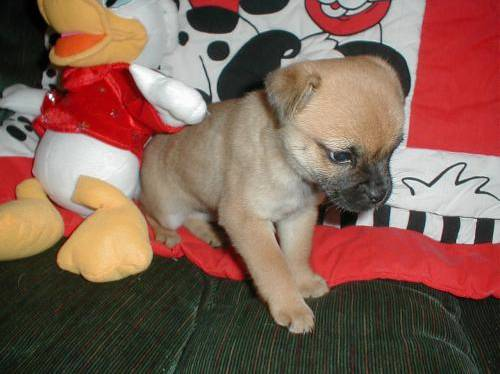
#> input picture build/dogs/dog.4194.jpg, 500 x 374 px; its folder holds only this picture in this run
$ jupyter execute --allow-errors Image_Processing_with_OpenCV.ipynb
#> lines starting #> are read from the running program, lines starting #| are printed output that depends on the picture
[cell 1]
import pandas as pd
import numpy as np
import cv2

from glob import glob
import matplotlib.pylab as plt

[cell 2]
dog_file = glob('../input/cat-and-dog/training_set/training_set/dogs/*.jpg')
cat_file = glob('../input/cat-and-dog/training_set/training_set/cats/*.jpg')

> Read image with the Matplot lib

[cell 3]
img_mplt= plt.imread(dog_file[0])
#> img_mplt is the input picture: shape (374, 500, 3); mean R, G, B 131.7, 96.8, 84
img_mplt

> Type

[cell 4]
type(img_mplt)

> Shape

[cell 5]
img_mplt.shape
#> Out = (374, 500, 3)

> Read image with opencv

#> (a cell that did not finish here is left out)

[cell 7]
fig, ax = plt.subplots(figsize=(10,10))
ax.imshow(img_mplt)
plt.show()

[cell 8]
fig, ax = plt.subplots(figsize=(10,10))
ax.imshow(img_mplt)
ax.axis('off')
plt.show()

[cell 9]
fig, axs=plt.subplots(1,3 ,figsize=(15,5))
axs[0].imshow(img_mplt[:,:,0],cmap='Reds')
axs[1].imshow(img_mplt[:,:,1],cmap='Greens')
axs[2].imshow(img_mplt[:,:,2],cmap='Blues')
axs[0].axis('off')
axs[1].axis('off')
axs[2].axis('off')
plt.show()
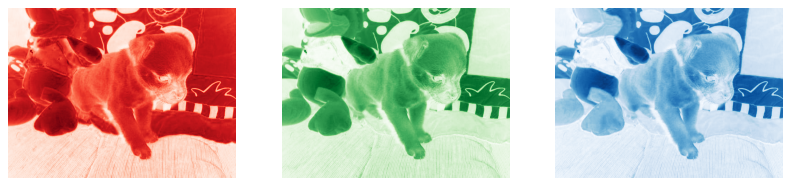
#> figure drawn by matplotlib, 3 panels


$ run again, on build/dogs/dog.4198.jpg
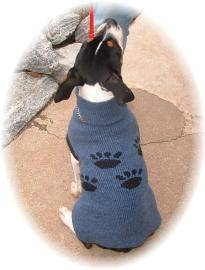
#> input picture build/dogs/dog.4198.jpg, 205 x 270 px
#> img_mplt is the input picture: shape (270, 205, 3); mean R, G, B 186.4, 175, 170.6
#> `[cell 9] fig, axs=plt.subplots(1,3 ,figsize=(15,5)) axs[0].imshow(img_..`:
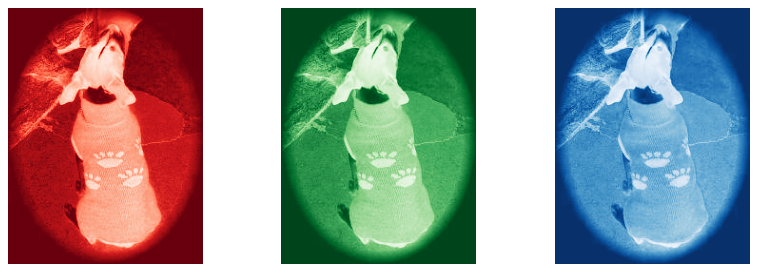
#> figure drawn by matplotlib, 3 panels

$ run again, on build/dogs/dog.4199.jpg
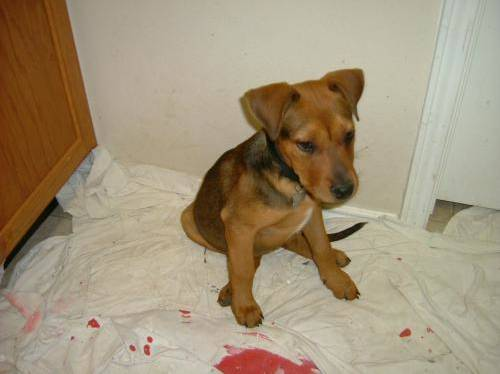
#> input picture build/dogs/dog.4199.jpg, 500 x 374 px
#> img_mplt is the input picture: shape (374, 500, 3); mean R, G, B 161.9, 146.7, 121.6
#> `[cell 9] fig, axs=plt.subplots(1,3 ,figsize=(15,5)) axs[0].imshow(img_..`:
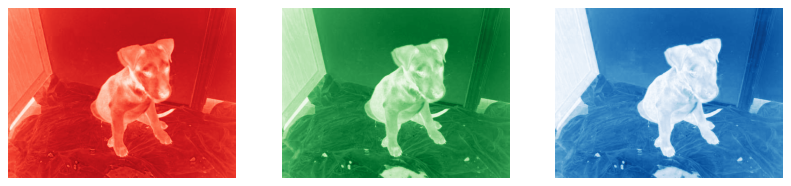
#> figure drawn by matplotlib, 3 panels

$ run again, on build/dogs/dog.4200.jpg
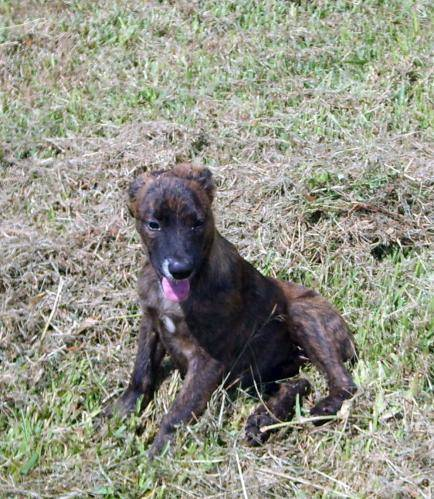
#> input picture build/dogs/dog.4200.jpg, 434 x 499 px
#> img_mplt is the input picture: shape (499, 434, 3); mean R, G, B 146, 147, 133.5
#> `[cell 9] fig, axs=plt.subplots(1,3 ,figsize=(15,5)) axs[0].imshow(img_..`:
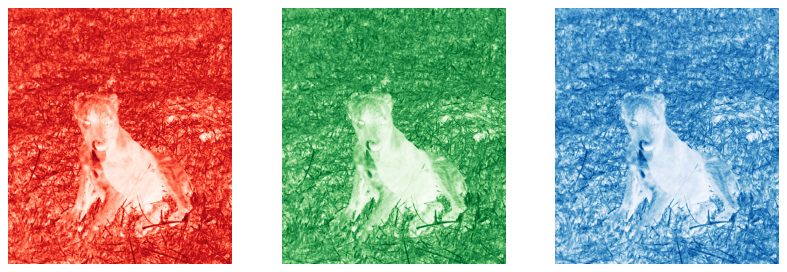
#> figure drawn by matplotlib, 3 panels

$ run again, on build/dogs/dog.4195.jpg
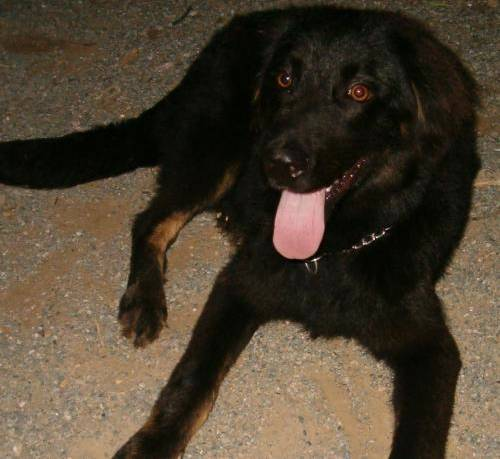
#> input picture build/dogs/dog.4195.jpg, 500 x 459 px
#> img_mplt is the input picture: shape (459, 500, 3); mean R, G, B 75.7, 64, 48.2
#> `[cell 9] fig, axs=plt.subplots(1,3 ,figsize=(15,5)) axs[0].imshow(img_..`:
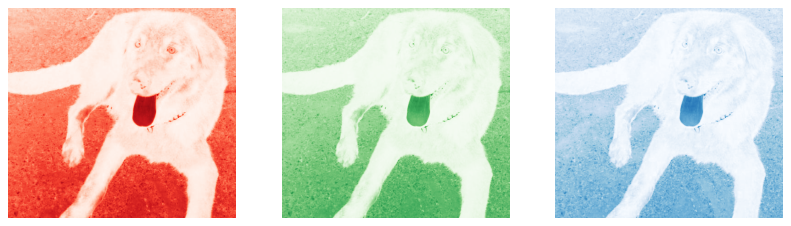
#> figure drawn by matplotlib, 3 panels
